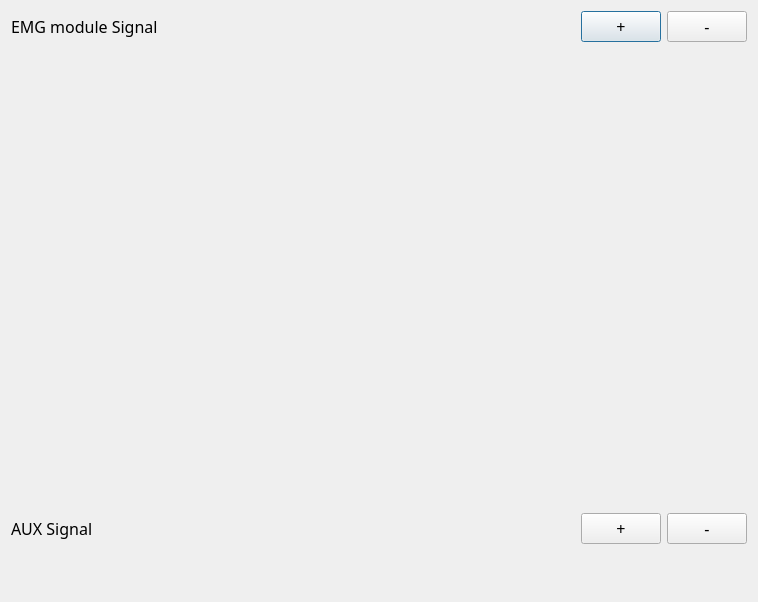
<?xml version="1.0" encoding="UTF-8"?>
<ui version="4.0">
 <class>Dialog</class>
 <widget class="QDialog" name="Dialog">
  <property name="geometry">
   <rect>
    <x>0</x>
    <y>0</y>
    <width>758</width>
    <height>602</height>
   </rect>
  </property>
  <property name="windowTitle">
   <string>Dialog</string>
  </property>
  <layout class="QVBoxLayout" name="verticalLayout_3" stretch="64,10">
   <item>
    <layout class="QVBoxLayout" name="verticalLayout" stretch="0,1">
     <item>
      <layout class="QHBoxLayout" name="horizontalLayout_2">
       <item>
        <widget class="QLabel" name="EMGlabel">
         <property name="font">
          <font>
           <family>Adobe Heiti Std</family>
           <pointsize>12</pointsize>
          </font>
         </property>
         <property name="text">
          <string>EMG module Signal</string>
         </property>
        </widget>
       </item>
       <item>
        <spacer name="horizontalSpacer">
         <property name="orientation">
          <enum>Qt::Horizontal</enum>
         </property>
         <property name="sizeHint" stdset="0">
          <size>
           <width>238</width>
           <height>20</height>
          </size>
         </property>
        </spacer>
       </item>
       <item>
        <widget class="QPushButton" name="plusButton">
         <property name="font">
          <font>
           <family>Adobe Heiti Std</family>
           <pointsize>12</pointsize>
          </font>
         </property>
         <property name="text">
          <string>+</string>
         </property>
        </widget>
       </item>
       <item>
        <widget class="QPushButton" name="minusButton">
         <property name="font">
          <font>
           <family>Adobe Heiti Std</family>
           <pointsize>12</pointsize>
          </font>
         </property>
         <property name="text">
          <string>-</string>
         </property>
        </widget>
       </item>
      </layout>
     </item>
     <item>
      <layout class="QHBoxLayout" name="EMGLayout"/>
     </item>
    </layout>
   </item>
   <item>
    <layout class="QVBoxLayout" name="verticalLayout_2" stretch="0,1">
     <item>
      <layout class="QHBoxLayout" name="horizontalLayout_3">
       <item>
        <widget class="QLabel" name="AUXlabel">
         <property name="font">
          <font>
           <family>Adobe Heiti Std</family>
           <pointsize>12</pointsize>
          </font>
         </property>
         <property name="text">
          <string>AUX Signal</string>
         </property>
        </widget>
       </item>
       <item>
        <spacer name="horizontalSpacer_2">
         <property name="orientation">
          <enum>Qt::Horizontal</enum>
         </property>
         <property name="sizeHint" stdset="0">
          <size>
           <width>238</width>
           <height>20</height>
          </size>
         </property>
        </spacer>
       </item>
       <item>
        <widget class="QPushButton" name="plusAUXButton">
         <property name="font">
          <font>
           <family>Adobe Heiti Std</family>
           <pointsize>12</pointsize>
          </font>
         </property>
         <property name="text">
          <string>+</string>
         </property>
        </widget>
       </item>
       <item>
        <widget class="QPushButton" name="minusAUXButton">
         <property name="font">
          <font>
           <family>Adobe Heiti Std</family>
           <pointsize>12</pointsize>
          </font>
         </property>
         <property name="text">
          <string>-</string>
         </property>
        </widget>
       </item>
      </layout>
     </item>
     <item>
      <layout class="QHBoxLayout" name="AUXLayout"/>
     </item>
    </layout>
   </item>
  </layout>
 </widget>
 <resources/>
 <connections/>
</ui>
